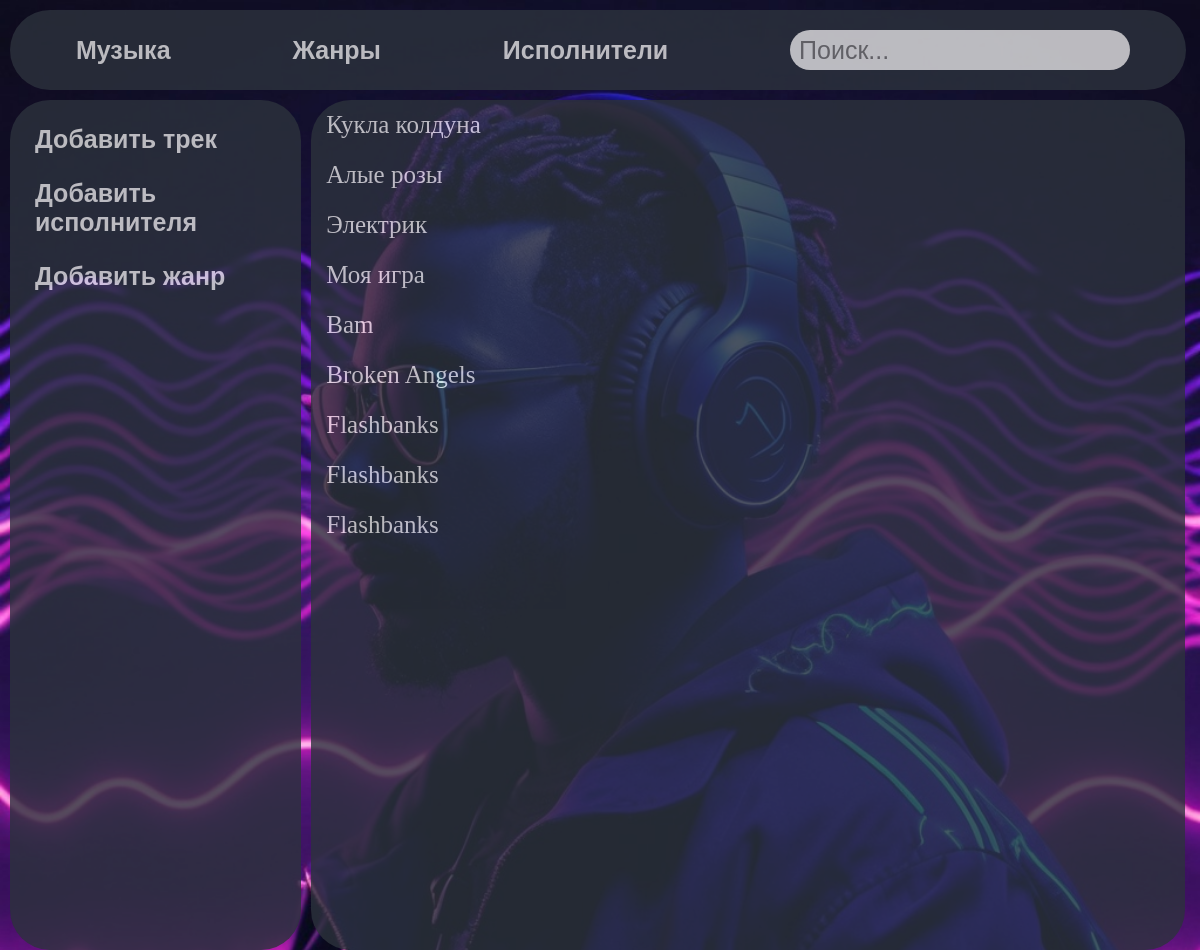
Before: /music/list/ with the older database file.
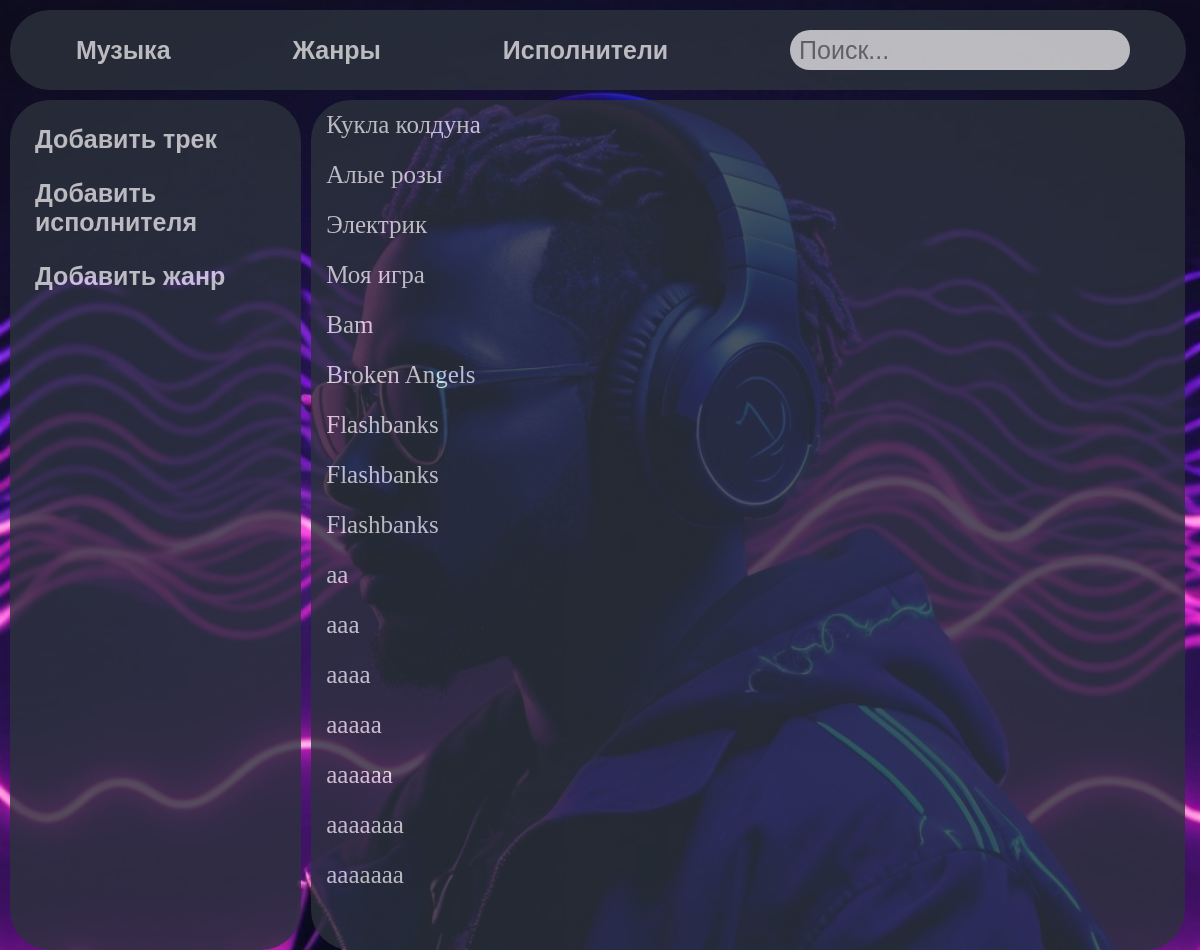
After: the same page with the newer database file.
### music/models.py (models this page shows, shortened)
class Songs(models.Model):
    name_song = models.CharField('Название песни', max_length=250)
    file = models.FileField('Путь', upload_to='songs/')
    class Meta:
        verbose_name = 'Песня'
        verbose_name_plural = 'Песни'

### music/views.py (the view)
# urls.py: path('list/', views.list, name='list'),
def list(request):
    Songss = Songs.objects.all()
    return render(request, 'music/music-list.html', {'Songss': Songss})

### music/templates/music/music-list.html (shortened to what this page needs)
{% extends 'music/music.html' %}
{% load static %}
{% block content-right %}
    {% for el in Songss %}
    <div class="Songs">
        <h3>
            <a href="{% url 'music-details' el.id %}" class="btn btn-view">
                {{ el.name_song }}
            </a>
        </h3>
    </div>
    {% endfor %}
{% endblock %}

Changed rows visible on the page:
added Songs: name_song "aa"
added Songs: name_song "aaa"
added Songs: name_song "aaaa"
added Songs: name_song "aaaaa"
added Songs: name_song "aaaaaa"
added Songs: name_song "aaaaaaa"
added Songs: name_song "aaaaaaa"
